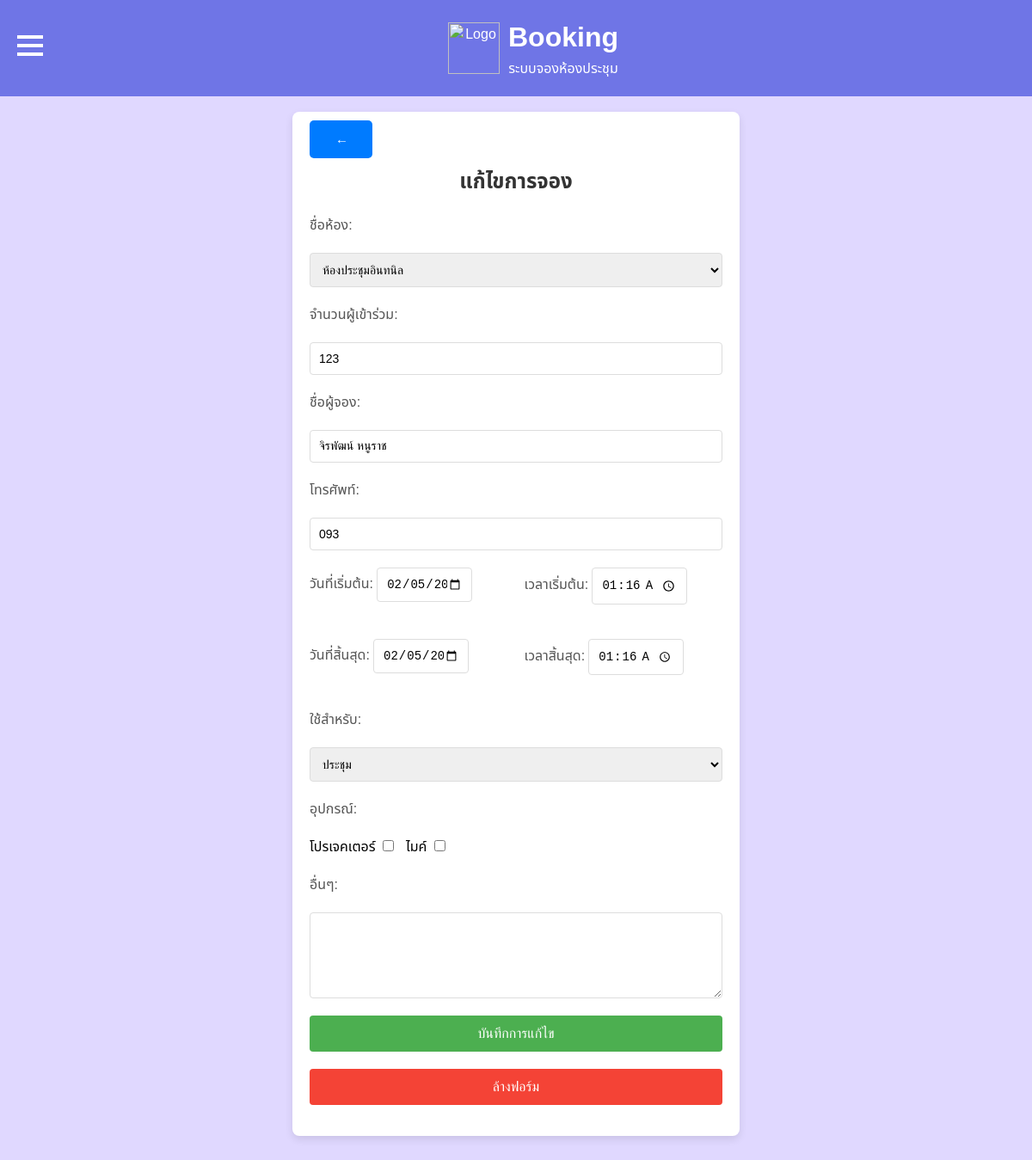
/edit-mybooking.php?id=20 (signed in), run on the app's committed database.
### tables this page shows
CREATE TABLE `bookings` (
  `id` int(11) NOT NULL,
  `user_id` int(11) DEFAULT NULL,
  `room_id` int(11) NOT NULL,
  `participants` int(11) NOT NULL,
  `booker_name` varchar(255) NOT NULL,
  `phone` varchar(20) NOT NULL,
  `start_date` date NOT NULL,
  `end_date` date NOT NULL,
  `start_time` time NOT NULL,
  `end_time` time NOT NULL,
  `purpose` varchar(255) NOT NULL,
  `equipment` varchar(255) DEFAULT NULL,
  `other_details` text DEFAULT NULL,
  `created_at` timestamp NOT NULL DEFAULT current_timestamp(),
  `is_confirmed` tinyint(1) NOT NULL DEFAULT 0
);

CREATE TABLE `rooms` (
  `id` int(11) NOT NULL,
  `room_name` varchar(100) NOT NULL,
  `description` text DEFAULT NULL,
  `location` varchar(255) DEFAULT NULL,
  `capacity` int(11) NOT NULL,
  `image` varchar(255) DEFAULT NULL,
  `created_at` timestamp NOT NULL DEFAULT current_timestamp(),
  `is_visible` tinyint(1) DEFAULT 1
);

### edit-mybooking.php (the view, shortened to what this page needs)
<?php
include 'db/db_connection.php';
$id = $_GET['id'];
$sql = "SELECT * FROM bookings WHERE id = $id AND user_id = {$_SESSION['user_id']}";
$result = $conn->query($sql);
$booking = $result->fetch_assoc();
$room_res = $conn->query("SELECT * FROM rooms WHERE is_visible = 1");
$rooms = $room_res->fetch_all(MYSQLI_ASSOC);
?>
<!DOCTYPE html>
<html lang="th">
<head>
    <link rel="stylesheet" href="css/theme.css">
</head>
<body>
<div class="container">
<a href="mybk.php" class="btn-back">
    <span class="arrow">&#8592;</span>
</a>
    <h2>แก้ไขการจอง</h2>
    <form action="update_booking.php" method="POST">
        <label>ชื่อห้อง:</label>
        <select name="room_id" required>
            <?php foreach ($rooms as $room): ?>
                <option value="<?= $room['id'] ?>" <?= $room['id'] == $booking['room_id'] ? 'selected' : '' ?>>
                    <?= htmlspecialchars($room['room_name']) ?>
                </option>
            <?php endforeach; ?>
        </select>
        <label>จำนวนผู้เข้าร่วม:</label>
        <input type="number" name="participants" value="<?= htmlspecialchars($booking['participants']) ?>" required>
        <label>ชื่อผู้จอง:</label>
        <input type="text" name="booker_name" value="<?= htmlspecialchars($booking['booker_name']) ?>" required>
        <label>โทรศัพท์:</label>
        <input type="tel" name="phone" value="<?= htmlspecialchars($booking['phone']) ?>" required>
        <div class="form-group">
    <div>
        <label>วันที่เริ่มต้น:</label>
        <input type="date" name="start_date" value="<?= $booking['start_date'] ?>" required>
    </div>
    <div>
        <label>เวลาเริ่มต้น:</label>
        <input type="time" name="start_time" value="<?= $booking['start_time'] ?>" required>
    </div>
</div>
<div class="form-group">
    <div>
        <label>วันที่สิ้นสุด:</label>
        <input type="date" name="end_date" value="<?= $booking['end_date'] ?>" required>
    </div>
    <div>
        <label>เวลาสิ้นสุด:</label>
        <input type="time" name="end_time" value="<?= $booking['end_time'] ?>" required>
    </div>
</div>
        <label>ใช้สำหรับ:</label>
        <select name="purpose">
            <option value="ประชุม" <?= $booking['purpose'] == 'ประชุม' ? 'selected' : '' ?>>ประชุม</option>
        </select>
        <label>อุปกรณ์:</label>
        <div class="cb">
            โปรเจคเตอร์ <input type="checkbox" name="equipment[]" value="โปรเจคเตอร์" <?= in_array('โปรเจคเตอร์', explode(',', $booking['equipment'])) ? 'checked' : '' ?>>
            ไมค์ <input type="checkbox" name="equipment[]" value="ไมค์" <?= in_array('ไมค์', explode(',', $booking['equipment'])) ? 'checked' : '' ?>>
        </div>
        <label>อื่นๆ:</label>
        <textarea name="other_details"><?= htmlspecialchars($booking['other_details']) ?></textarea>
        <button type="submit" class="btn-save">บันทึกการแก้ไข</button>
        <button type="reset" class="btn-clear">ล้างฟอร์ม</button>
    </form>
</div>
</body>
</html>

### css/theme.css (style rules this page uses)
body { display: flex; justify-content: center; align-items: center; background: linear-gradient(135deg, #e0d8ff, #e0d8ff); font-family: "Noto Sans Thai", sans-serif; font-optical-sizing: auto; font-style: normal; margin: 0; overflow-x: hidden; }
.arrow { transition: transform 0.3s ease; display: inline-block; margin-left: 10px; }

### edit-mybooking.php (style rules this page uses)
body { background-color: #f4f4f4; margin: 0; padding: 0; }
.container { width: 40%; margin: 50px auto; background-color: #fff; padding: 20px; border-radius: 8px; box-shadow: 0 4px 10px rgba(0, 0, 0, 0.1); margin-top: 130px; }
.form-group { display: flex; flex-wrap: wrap; gap: 10px; margin-bottom: 20px; }
.form-group div { width: 100%; }
@media (min-width: 768px) { .form-group div { width: 48%; } }
input[type="date"], input[type="time"] { width: 100%; padding: 10px; font-size: 14px; border: 1px solid #ddd; border-radius: 4px; box-sizing: border-box; }
h2 { text-align: center; color: #333; margin-bottom: 20px; }
form { display: grid; gap: 20px; }
label { font-size: 16px; color: #555; }
input[type="text"], input[type="tel"], input[type="number"], input[type="date"], input[type="time"], select, textarea { width: 100%; padding: 10px; font-size: 14px; border: 1px solid #ddd; border-radius: 4px; box-sizing: border-box; }
textarea { resize: vertical; height: 100px; }
.cb input[type="checkbox"] { margin-right: 10px; }
.form-group { display: flex; justify-content: space-between; gap: 10px; }
.form-group input, .form-group select { width: 48%; }
.btn-save { background-color: #4CAF50; color: white; padding: 12px; border: none; border-radius: 4px; cursor: pointer; font-size: 16px; }
.btn-clear { background-color: #f44336; color: white; padding: 12px; border: none; border-radius: 4px; cursor: pointer; font-size: 16px; }
.btn-back { align-items: center; background-color: #007bff; color: white; padding: 10px 20px; border-radius: 5px; text-decoration: none; font-size: 16px; margin-bottom: 20px; transition: background-color 0.3s; }
.arrow { font-size: 15px; margin-right: 8px; }

### data on the page
bookings: room_id "ห้องประชุมอินทนิล", participants "123", booker_name "จิรพัฒน์ หนูราช", phone "093", start_date "02/05/2025", start_time "01:16:00", end_date "02/05/2025", end_time "01:16:00", purpose "ประชุม"
